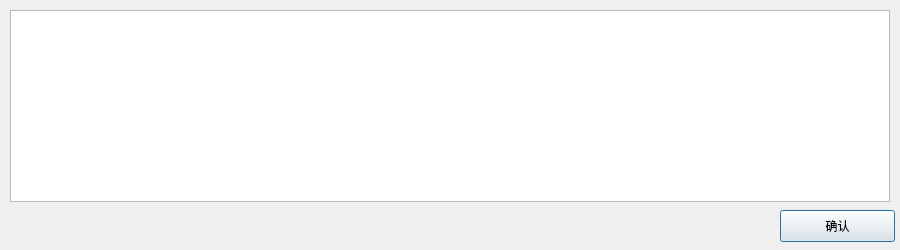
<?xml version="1.0" encoding="UTF-8"?>
<ui version="4.0">
 <class>viewcommodity</class>
 <widget class="QDialog" name="viewcommodity">
  <property name="geometry">
   <rect>
    <x>0</x>
    <y>0</y>
    <width>900</width>
    <height>250</height>
   </rect>
  </property>
  <property name="windowTitle">
   <string>Dialog</string>
  </property>
  <widget class="QTableView" name="tableView">
   <property name="geometry">
    <rect>
     <x>10</x>
     <y>10</y>
     <width>880</width>
     <height>192</height>
    </rect>
   </property>
  </widget>
  <widget class="QPushButton" name="confirm">
   <property name="geometry">
    <rect>
     <x>780</x>
     <y>210</y>
     <width>115</width>
     <height>32</height>
    </rect>
   </property>
   <property name="text">
    <string>确认</string>
   </property>
  </widget>
 </widget>
 <resources/>
 <connections/>
</ui>
